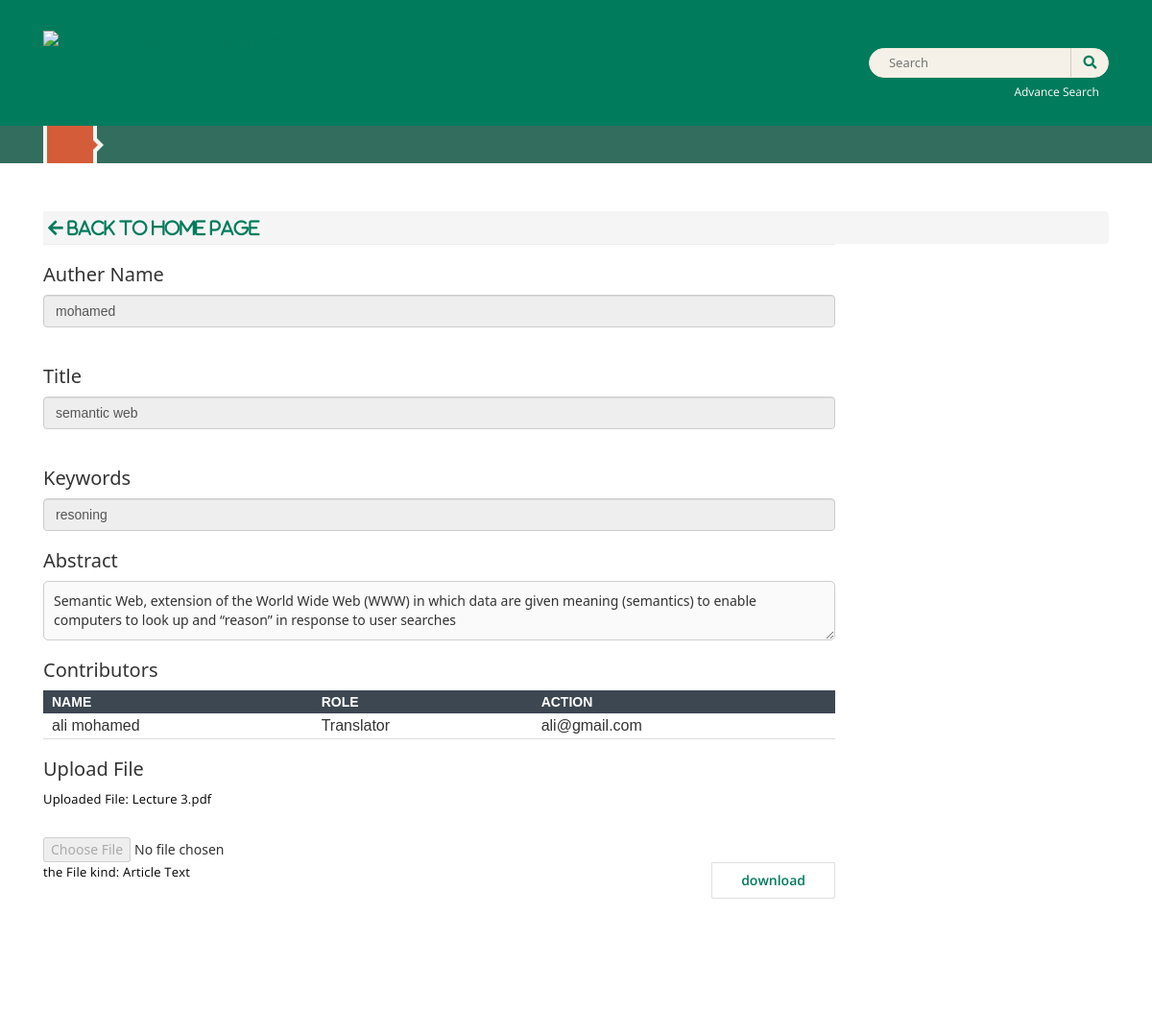
/Home_view_submission.php?artical_id=55, run on the app's committed database.
### tables this page shows
CREATE TABLE `submissions` (
  `id` int(11) NOT NULL,
  `auther_id` int(11) NOT NULL,
  `auther_name` varchar(150) NOT NULL,
  `title` varchar(250) NOT NULL,
  `keywords` varchar(250) NOT NULL,
  `abstract` varchar(250) NOT NULL,
  `comment` varchar(1000) NOT NULL,
  `article` varchar(100) NOT NULL,
  `file_kind` varchar(250) NOT NULL,
  `status` enum('Incomplete','submission','Decline Submission','Copy Editing','reviewing','Accept Submission','Revisions Required','Resubmit for Review','Resubmit Elsewhere') DEFAULT 'Incomplete',
  `created_at` timestamp NOT NULL DEFAULT current_timestamp(),
  `last_modification` timestamp NOT NULL DEFAULT current_timestamp() ON UPDATE current_timestamp()
);

CREATE TABLE `contributors` (
  `id` int(11) NOT NULL,
  `con_name` varchar(150) NOT NULL,
  `email` varchar(150) NOT NULL,
  `Country` varchar(150) NOT NULL,
  `con_Role` varchar(150) NOT NULL,
  `author_id` int(11) NOT NULL
);

### Home_view_submission.php (the view, shortened to what this page needs)
<?php
 include 'conn.php';
$article_id=$_GET['artical_id'];
    $query = "SELECT auther_id,auther_name,title,keywords,abstract,comment,article,file_kind FROM submissions where id='$article_id'";
    $result = mysqli_query($conn, $query);
    $row = mysqli_fetch_assoc($result);
    $author_id=$row['auther_id'];
    $author_name=$row['auther_name'];
    $title = $row['title'];
    $keywords = $row['keywords'];
    $abstract = $row['abstract'];
    $artical_name = $row['article'];
    $file_kind=$row['file_kind'];
?>
  <!DOCTYPE html>
  <html lang="en" xml:lang="en">
  <head>
  <link rel="stylesheet" href="css_1.css" type="text/css" />
  <link rel="stylesheet" href="css_2.css" type="text/css" />
  <link rel="stylesheet" href="css_3.css" type="text/css" />
  <link rel="stylesheet" href="css_4.css" type="text/css" />
  <link rel="stylesheet" href="css_5.css" type="text/css" />
  <link rel="stylesheet" href="css_6.css" type="text/css" />
  <link rel="stylesheet" href="css_7.css" type="text/css" />
  <link rel="stylesheet" href="https://use.fontawesome.com/releases/v5.2.0/css/all.css?v=3.4.0.1" type="text/css" />
  <link rel="stylesheet" href="css_9.css" type="text/css" />
  <link rel="stylesheet" href="css_10.css" type="text/css" />
  <link rel="stylesheet" href="https://cdnjs.cloudflare.com/ajax/libs/font-awesome/5.15.4/css/all.min.css">
</head>
  <body>
  <header><meta http-equiv="Content-Type" content="text/html; charset=utf-8">
      <div class="container topHeadSocial">
          <div class="row">
              <div class="col-md-10">
      <a href="Home.page.php" class="logo" >
                      <img class="journal-logo" src="https://ojs3modern17.openjournalsystems.com/public/site/pageHeaderTitleImage_en_US.png"
               alt="##common.pageHeaderLogo.altText##">
      </a>
              </div>
              <div class="col-md-2">
                  <div class="topSearch">
                      <div id="searchWrpNav">
                        <div class="searchCntNav">
                          <form class="" role="search" method="post" action="https://ojs3modern17.openjournalsystems.com/index.php/index/search/search">
    <div class="form-group">
      <input class="" name="query" value="" type="text" aria-label="Search Query" placeholder="Search">
    </div>
    <button type="submit" class=""><i class="fa fa-search"></i></button>
  </form>
                        </div>
                  </div>
                      <a href="https://ojs3modern17.openjournalsystems.com/index.php/index/search/search" class="advanceSearch">Advance Search</a>
                  </div>
              </div>
          </div>
      </div>
              <div class="navigation">
          <div class="container">
              <div class="row">
                  <div class="col-md-8">
                                          <div id="modal-on-small" class="menu1">
                          <div id="primary-nav-wraper" class="">
      <ul id="navigationPrimary" class="pkp_navigation_primary nav nav-tabs">
                                                  <li class=" nav-item">
                      <a class="nav-link"
                         href="Home.page.php">Home</a>
                  </li>
                          </ul>
                        </div>
                    </div>
                </div>
                <div class="col-md-4">
        </div>
    </div>
</div>
</div>
</header>
<div class="main container">
<div class="row">
<div class="leftcolumn  col-md-9 ">
  <main class="page page_register">
    <div class="pa">
<nav class="cmp_breadcrumbs" role="navigation" aria-label="You are here:">
    <ol class="breadcrumb">
        <li>
        <a style="font-size: large; margin-left: 5px; " class="fas fa-arrow-left" href="Home.page.php" > Back To Home Page</a>
        </li>
    </ol>
</nav>
<h3>Auther Name</h3>
    <input disabled type="text" class="form-control" name="title" id="Name" value="<?php echo $author_name;?>" maxlength="32" placeholder="Enter your title">
<fieldset class="identity">
    <h3>Title</h3>
    <input disabled type="text" class="form-control" name="title" id="Name" value="<?php echo $title;?>" maxlength="32" placeholder="Enter your title">
    <br>
<div class="button-sign-in">
  <h3>Keywords</h3>
<input disabled type="text" class="form-control" name="Keywords" id="Contact" value="<?php echo $keywords;?>" maxlength="32" placeholder="Enter your keywords">
  <h3>Abstract</h3>
<textarea  disabled id="abstract" name="abstract" placeholder="Enter your abstract"><?php echo $abstract;?></textarea>
<br>
<h3>Contributors</h3>
<table id="userTable" style="width:100%; padding-top:5px;">
    <thead>
    <tr>
        <th>Name</th>
        <th>Role</th>
        <th>Action</th>
    </tr>
    </thead>
    <tbody>
    <?php
        $query = "SELECT id, con_name, con_Role,email FROM contributors WHERE author_id='$author_id'";
        $result = mysqli_query($conn, $query);
        if ($result) {
            while ($row = mysqli_fetch_assoc($result)) {
    ?>
    <tr>
        <td style="font-size: medium;"><?php echo $contributer_name=$row['con_name']; ?></td>
        <td style="font-size: medium;"><?php echo $contributer_role=$row['con_Role']; ?></td>
        <td style="font-size: medium;"><?php echo $contributer_email=$row['email']; ?></td>
    </tr>
    <?php
            }
        }
    ?>
</tbody>
</table>
<h3>Upload File</h3>
<?php if (!empty($artical_name)): ?>
    <p>Uploaded File: <?php echo $artical_name; ?></p>
<?php endif; ?>
<input disabled type="file" id="file" name="file" accept=".pdf, .doc, .docx" <?php if (empty($artical_name)) echo 'required'; ?>>
<div class="register-1c">
    <button class="span-Cancel"><a href="Download.php?filename=<?php echo $artical_name;?>">download</a></button>
  </div>
<?php if (!empty($file_kind)): ?>
    <p>the File kind: <?php echo $file_kind; ?></p>
<?php endif; ?>
    <br>
       <br>
       <br>
       <br>
       <br>
    </html>

### css_2.css (style rules this page uses)
img { max-width: 400px }
body { font-family: 'Cardo', serif; color: #000; font-size: 18px; font-weight: 400; -webkit-font-smoothing: antialiased; -webkit-text-size-adjust: none; -moz-osx-font-smoothing: grayscale; text-rendering: optimizeLegibility }
h1, h2, h3, h4, h5, h6 { font-family: 'Cardo', serif; font-weight: bold }
p, li, blockquote, cite, dd, legend { font-family: 'Cardo', serif; line-height: 1.5 }
dt, address, table, label { font-family: 'Montserrat', sans-serif; font-size: smaller }
ol { list-style: none; counter-reset: item }
ol li:before { font-family: 'Montserrat', sans-serif; font-size: smaller; counter-increment: item; content: counter(item) '. ' }
li { margin-bottom: 0.25em }
a { color: #000; background-color: transparent; text-decoration: none; border-bottom: .05em solid #ffd120; -webkit-box-shadow: inset 0 -4px 0 #ffd120; box-shadow: inset 0 -4px 0 #ffd120; overflow-wrap: break-word; word-break: break-word; word-wrap: break-word }
header a, footer a { box-shadow: none }
p, li, a, blockquote { font-family: 'Cardo', serif }
p { font-size: 18px; line-height: 1.56; letter-spacing: 0.2px }
.nav-link { color: #fff; font-family: 'Montserrat', sans-serif; font-size: 14px }
.form-control { border-top: 0; border-left: 0; border-right: 0; border-radius: 0; padding-left: 0; padding-right: 0 }
table, .table { border-bottom: 1px solid #ddd }
table th, .table th, table td, .table td { padding-left: 0 }
fieldset { margin: 50px 0 }
.form-control { font-family: 'Montserrat', sans-serif; font-size: smaller; border-radius: 0; transition: all .2s ease-in }
@media (min-width:992px) { header .nav-link { margin-left: -15px } }
.nav-tabs .nav-link { border: 0 }
.journal-logo { max-height: 100px }
@media (min-width:992px) { #modal-on-small { display: block } }
@media (min-width:992px) { #navigationPrimary { border: 0; justify-content: space-between; padding-bottom: 15px } }
@media (min-width:992px) { #navigationPrimary .nav-link { text-transform: uppercase } }
.cmp_breadcrumbs { margin-top: 26px; margin-bottom: 20px }
.identity, .login-data { margin-top: 40px }

### css_7.css (style rules this page uses)
header { background: #007b5c !important }
body { background: #fff !important }
.navigation { background: #336d5e !important }
header .navigation ul#navigationPrimary li:first-child { background: #d55c39 !important }
header .navigation ul#navigationPrimary li:first-child::after { border-left-color: #d55c39 !important }
header .navigation #navigationPrimary .nav-link, #user-dashboard-link, #navigationUser a.nav-link, #user-nav-wraper a, #languageNav .dropdown-toggle { color: #fff }
a, a:visited, a:link, #sidebar .content li a { color: #007b5c }
nav.cmp_breadcrumbs ol.breadcrumb li a { color: #007b5c !important }
.nav.nav-pills a, .read_more, button { color: #007b5c !important }

### css_9.css (style rules this page uses)
.fa { display: inline-block; font: normal normal normal 14px/1 FontAwesome; font-size: inherit; text-rendering: auto; -webkit-font-smoothing: antialiased; -moz-osx-font-smoothing: grayscale; }
.fa-search:before { content: "\f002"; }
.fa-arrow-left:before { content: "\f060"; }

### Home_view_submission.php (style rules this page uses)
.journal-logo { max-width: 300px; margin-top: -6px; }
.span-Cancel { float: right; margin-right: 0; padding: 8px 30px; color: #007b5c !important; font-size: 14px !important; font-weight: 600 !important; border: 1px solid #e0e0e0; border-radius: 1px; background: #fff; }
textarea { width: 100%; padding: 10px; border: 1px solid #ccc; border-radius: 5px; box-sizing: border-box; }

### data on the page
submissions: title "mohamed", title "semantic web", Keywords "resoning", abstract "Semantic Web, extension of the World Wide Web (WWW) in which data are given meaning (semantics) to enable computers to look up and “reason” in response to user searches", article "Lecture 3.pdf", file_kind "Article Text"
contributors: con_name "ali mohamed", con_Role "Translator", email "ali@gmail.com"
